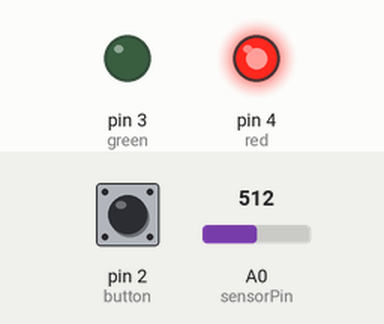
Simulated run of this sketch. Board: Arduino Uno, built with avr-gcc and run on an emulated ATmega328P. Parts: output pins drawn as LEDs (lit = HIGH). Inputs (shaded band) come from the test bench; at power-on: A0 (sensorPin) = 512, pin 2 (button) LOW. What the sketch prints to the serial monitor is not drawn.

Above: at 1.2 s.
1.3 s: A0 (sensorPin) set to 284
3.5 s: A0 (sensorPin) set to 260
At 4.6 s:
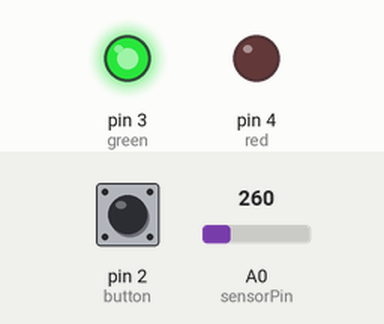
Timing chart, 0 to 6.5 s (numbered marks = the images above; inputs shaded):
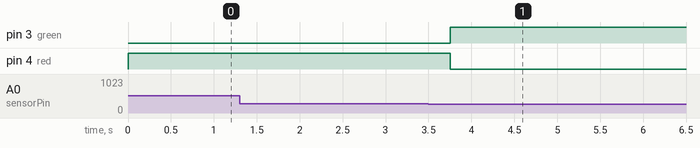

Measured:
- the behaviour switches between 277 and 276 on A0 (sensorPin) (found by bisection; images 0 and 1)
- after the input at 1.3 s, every drawn part: stays the same
- after the input at 3.5 s, pin 3 (green): LOW → HIGH after 0.25 s; pin 4 (red): HIGH → LOW after 0.25 s

The sketch:

button_light_test.ino
```cpp
int switchState = 0;
int sensorPin = A0;
void setup() {
  pinMode(3, OUTPUT); //green
  pinMode(4, OUTPUT); //red
  //pinMode(5, OUTPUT); //red
  pinMode(2, INPUT); //button
  Serial.begin(9600);
}

void loop() {
  switchState = digitalRead(2);
  int sensorVal = analogRead(sensorPin);
  //Serial.print(" The state is ");
  //Serial.println(switchState);
  //Serial.print(" The proximity value is: ");
  //Serial.println(sensorVal);
  //Serial.write(sensorVal);
  int newVal = (map(sensorVal, 180, 630, 80, 10));
  //Serial.print(newVal);
  //Serial.println("cm");
  Serial.write(map(sensorVal, 0, 1024, 80, 10));
  //Serial.write(switchState);
  //Serial.write(newVal);
  //if (switchState == LOW) {
   if (newVal > 65 && newVal < 90) {
    delay(250);
    digitalWrite(3, HIGH); //green
    digitalWrite(4, LOW); //red
    //digitalWrite(5, LOW); //red
  } else {
    digitalWrite(3, LOW); // green
    digitalWrite(4, HIGH); //red
    //digitalWrite(5, LOW); //red
    delay(250);
    // digitalWrite(4, LOW); //red
    //  digitalWrite(5, HIGH); //red
    //delay(250);

  }

}
```
